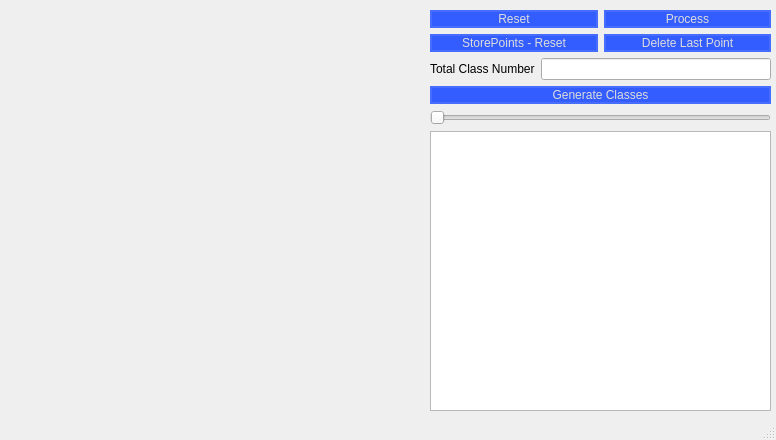
<?xml version="1.0" encoding="UTF-8"?>
<ui version="4.0">
 <class>MainWindow</class>
 <widget class="QMainWindow" name="MainWindow">
  <property name="geometry">
   <rect>
    <x>0</x>
    <y>0</y>
    <width>776</width>
    <height>440</height>
   </rect>
  </property>
  <property name="sizePolicy">
   <sizepolicy hsizetype="Preferred" vsizetype="Preferred">
    <horstretch>0</horstretch>
    <verstretch>0</verstretch>
   </sizepolicy>
  </property>
  <property name="minimumSize">
   <size>
    <width>776</width>
    <height>440</height>
   </size>
  </property>
  <property name="maximumSize">
   <size>
    <width>776</width>
    <height>440</height>
   </size>
  </property>
  <property name="windowTitle">
   <string>MainWindow</string>
  </property>
  <property name="styleSheet">
   <string notr="true">QPushButton{
  color: #dddddd;
  background-color: #335dff;
  border: 2px solid #476dff;
  border-radius: 10px;
}

QPushButton:hover {
	background-color: #1b4fdd
}

QPushButton:pressed {
	background-color: #476dff;
}
</string>
  </property>
  <widget class="QWidget" name="centralwidget">
   <widget class="QWidget" name="layoutWidget">
    <property name="geometry">
     <rect>
      <x>430</x>
      <y>10</y>
      <width>341</width>
      <height>401</height>
     </rect>
    </property>
    <layout class="QVBoxLayout" name="verticalLayout_6">
     <item>
      <layout class="QVBoxLayout" name="verticalLayout">
       <item>
        <layout class="QHBoxLayout" name="horizontalLayout">
         <item>
          <widget class="QPushButton" name="pushButtonReset">
           <property name="text">
            <string>Reset</string>
           </property>
          </widget>
         </item>
         <item>
          <widget class="QPushButton" name="pushButtonProcess">
           <property name="text">
            <string>Process</string>
           </property>
          </widget>
         </item>
        </layout>
       </item>
       <item>
        <layout class="QHBoxLayout" name="horizontalLayout_3">
         <item>
          <widget class="QPushButton" name="pushButtonStorePointsReset">
           <property name="text">
            <string>StorePoints - Reset</string>
           </property>
          </widget>
         </item>
         <item>
          <widget class="QPushButton" name="pushButtonDeleteLastPoint">
           <property name="text">
            <string>Delete Last Point</string>
           </property>
          </widget>
         </item>
        </layout>
       </item>
      </layout>
     </item>
     <item>
      <layout class="QHBoxLayout" name="horizontalLayout_2"/>
     </item>
     <item>
      <layout class="QVBoxLayout" name="verticalLayout_5">
       <item>
        <layout class="QVBoxLayout" name="verticalLayout_2">
         <item>
          <layout class="QHBoxLayout" name="horizontalLayout_6">
           <item>
            <layout class="QVBoxLayout" name="verticalLayout_3">
             <item>
              <widget class="QLabel" name="labelClass">
               <property name="text">
                <string>Total Class Number</string>
               </property>
              </widget>
             </item>
            </layout>
           </item>
           <item>
            <layout class="QVBoxLayout" name="verticalLayout_4">
             <item>
              <widget class="QLineEdit" name="lineEditClass">
               <property name="layoutDirection">
                <enum>Qt::LeftToRight</enum>
               </property>
               <property name="alignment">
                <set>Qt::AlignRight|Qt::AlignTrailing|Qt::AlignVCenter</set>
               </property>
              </widget>
             </item>
            </layout>
           </item>
          </layout>
         </item>
         <item>
          <widget class="QPushButton" name="pushButtonGenerateClasses">
           <property name="text">
            <string>Generate Classes</string>
           </property>
          </widget>
         </item>
         <item>
          <widget class="QSlider" name="horizontalSliderZoom">
           <property name="minimum">
            <number>1</number>
           </property>
           <property name="orientation">
            <enum>Qt::Horizontal</enum>
           </property>
          </widget>
         </item>
         <item>
          <widget class="QListWidget" name="listWidget"/>
         </item>
        </layout>
       </item>
      </layout>
     </item>
    </layout>
   </widget>
   <widget class="QWidget" name="verticalLayoutWidget">
    <property name="geometry">
     <rect>
      <x>10</x>
      <y>10</y>
      <width>400</width>
      <height>400</height>
     </rect>
    </property>
    <layout class="QVBoxLayout" name="verticalLayoutCoorBox">
     <property name="spacing">
      <number>0</number>
     </property>
     <property name="sizeConstraint">
      <enum>QLayout::SetDefaultConstraint</enum>
     </property>
    </layout>
   </widget>
  </widget>
  <widget class="QMenuBar" name="menubar">
   <property name="geometry">
    <rect>
     <x>0</x>
     <y>0</y>
     <width>776</width>
     <height>22</height>
    </rect>
   </property>
  </widget>
  <widget class="QStatusBar" name="statusbar"/>
 </widget>
 <resources/>
 <connections/>
</ui>
